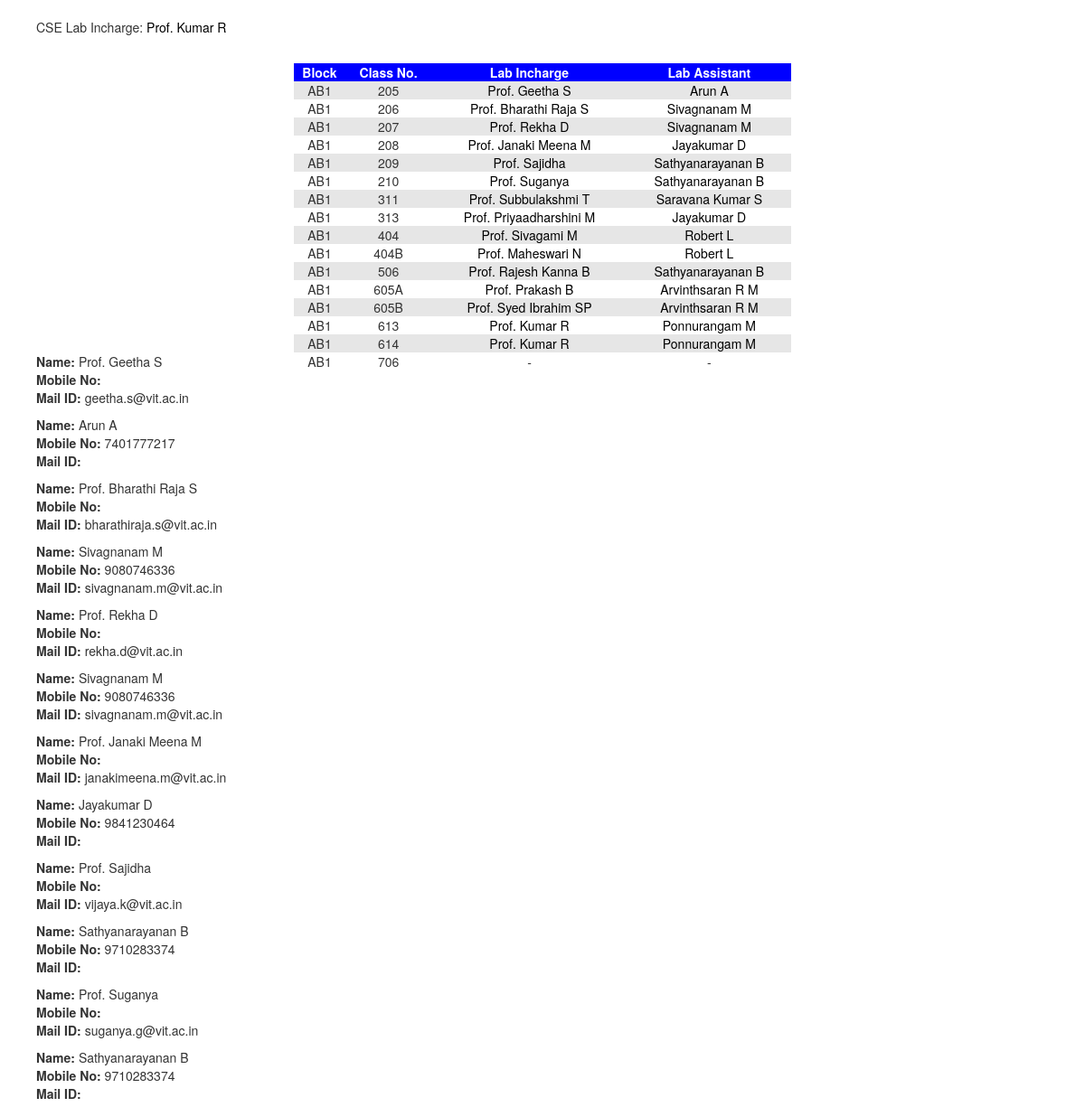
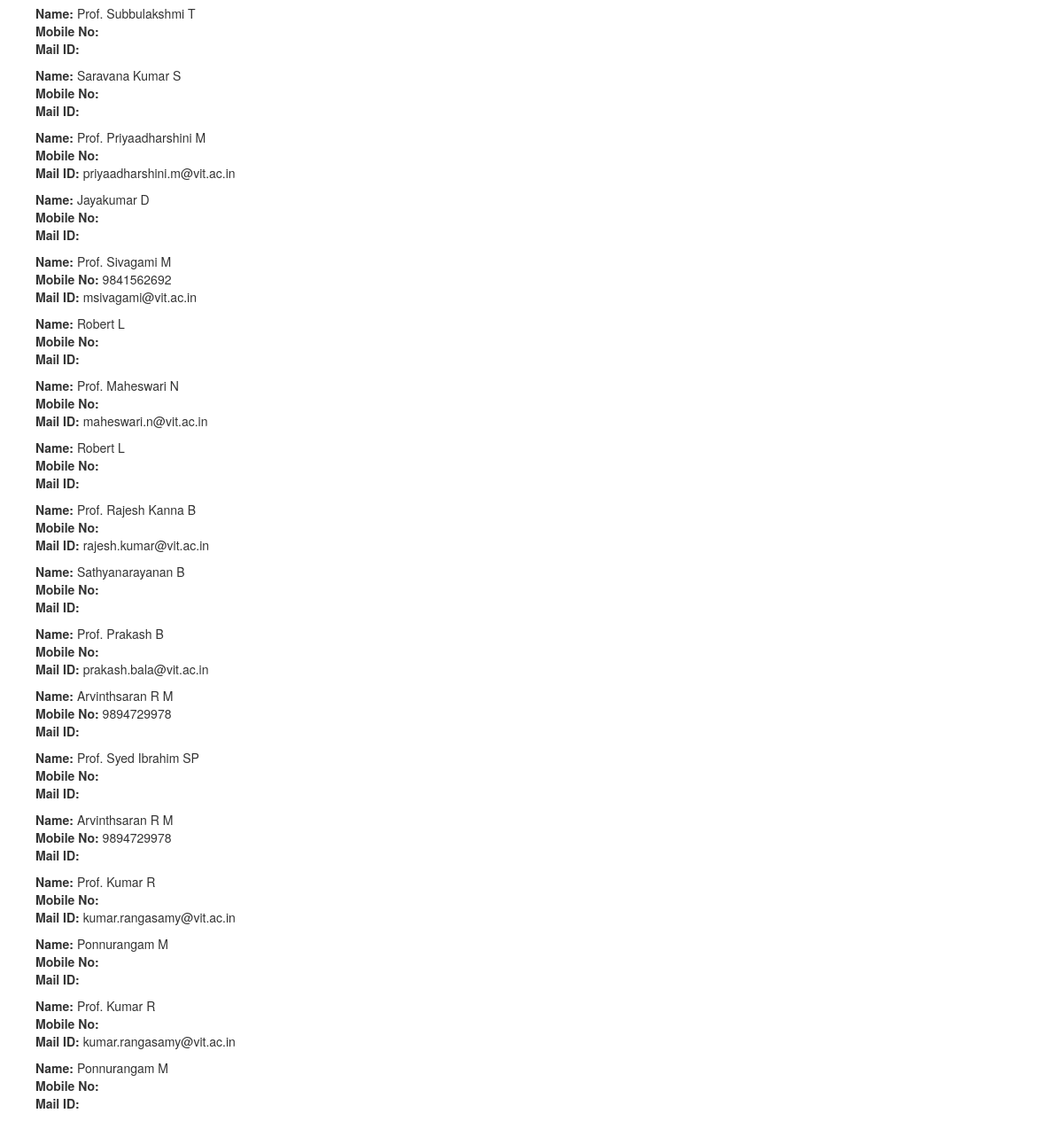
The page /contact2.php on the database its author committed (2 pictures, top to bottom).
### tables this page shows
CREATE TABLE `incharge` (
  `block` varchar(10) NOT NULL,
  `cno` varchar(10) NOT NULL,
  `inc_name` varchar(25) DEFAULT NULL,
  `inc_no` bigint(10) DEFAULT NULL,
  `inc_mail` varchar(50) DEFAULT NULL,
  `ast_name` varchar(25) DEFAULT NULL,
  `ast_no` bigint(10) DEFAULT NULL,
  `ast_mail` varchar(50) DEFAULT NULL
);

### contact2.php (the view, shortened to what this page needs)
<!DOCTYPE html>
<html>
<head>
		<link rel="stylesheet" href="https://code.jquery.com/mobile/1.4.5/jquery.mobile-1.4.5.min.css" />
		<link rel="stylesheet" href="https://maxcdn.bootstrapcdn.com/bootstrap/3.3.7/css/bootstrap.min.css">
</head>
</html>
<?php
$conn=openCon();
$a="SELECT * FROM incharge ORDER BY block,cno";
$result=mysqli_query($conn,$a);
$i=0;
while($row=mysqli_fetch_array($result))
{
	$fn[$i]=$row['inc_name'];
	$fp[$i]=$row['inc_no'];
	$fm[$i]=$row['inc_mail'];
	$an[$i]=$row['ast_name'];
	$ap[$i]=$row['ast_no'];
	$am[$i]=$row['ast_mail'];
	$i++;
}
echo "<p><br>CSE Lab Incharge: <a href='#popupa13' data-rel='popup' data-transition='pop'>Prof. Kumar R</a></p>";
echo "<div class='container'>
<div class='table-responsive'><table align='center'>
		<tr>
			<th>Block</th>
			<th>Class No.</th>
			<th>Lab Incharge</th>
			<th>Lab Assistant</th>
		</tr>";
$result=mysqli_query($conn,$a);
$i=0;
while($row=mysqli_fetch_array($result))
{
	echo "<tr><td>".$row['block']."</td><td>".$row['cno']."</td>";
	if($row['inc_name']==NULL)
		echo "<td>-</td>";
	else
		echo "<td><a href='#popupa".$i."' data-rel='popup' data-transition='pop'>Prof. ".$row['inc_name']."</a></td>";
	if($row['ast_name']==NULL)
		echo "<td>-</td>";
	else
		echo "<td><a href='#popupb".$i."' data-rel='popup' data-transition='pop'>".$row['ast_name']."</a></td></tr>";
	$i++;
}
echo "</table></div></div>";
for($j=0;$j<15;$j++)
{
echo "
	<div data-role='popup' id='popupa".$j."'>
		<p><b>Name:</b> Prof. ".$fn[$j]."<br /><b>Mobile No:</b> ".$fp[$j]."<br /><b>Mail ID:</b> ".$fm[$j]."</p>
	</div>
	<div data-role='popup' id='popupb".$j."'>
		<p><b>Name:</b> ".$an[$j]."<br /><b>Mobile No:</b> ".$ap[$j]."<br /><b>Mail ID:</b> ".$am[$j]."</p>
	</div>";
}
?>

### contact2.php (style rules this page uses)
td { text-align: center; }
th { background-color: blue; color: white; text-align: center; }
tr:nth-child(even) { background-color: #e6e6e6; }
table { cursor: default; white-space: nowrap; min-width: 550px; }
a { cursor: pointer; }
a:link { text-decoration: none; color: black; }
.container { position: relative; top: 20px; }
p { margin-left: 40px; }

### rows shown on the page
incharge: block "AB1", cno "205", inc_name "Geetha S", ast_name "Arun A"
incharge: block "AB1", cno "206", inc_name "Bharathi Raja S", ast_name "Sivagnanam M"
incharge: block "AB1", cno "207", inc_name "Rekha D", ast_name "Sivagnanam M"
incharge: block "AB1", cno "208", inc_name "Janaki Meena M", ast_name "Jayakumar D"
incharge: block "AB1", cno "209", inc_name "Sajidha", ast_name "Sathyanarayanan B"
incharge: block "AB1", cno "210", inc_name "Suganya", ast_name "Sathyanarayanan B"
incharge: block "AB1", cno "311", inc_name "Subbulakshmi T", ast_name "Saravana Kumar S"
incharge: block "AB1", cno "313", inc_name "Priyaadharshini M", ast_name "Jayakumar D"
incharge: block "AB1", cno "404", inc_name "Sivagami M", ast_name "Robert L"
incharge: block "AB1", cno "404B", inc_name "Maheswari N", ast_name "Robert L"
incharge: block "AB1", cno "506", inc_name "Rajesh Kanna B", ast_name "Sathyanarayanan B"
incharge: block "AB1", cno "605A", inc_name "Prakash B", ast_name "Arvinthsaran R M"
incharge: block "AB1", cno "605B", inc_name "Syed Ibrahim SP", ast_name "Arvinthsaran R M"
incharge: block "AB1", cno "613", inc_name "Kumar R", ast_name "Ponnurangam M"
incharge: block "AB1", cno "614", inc_name "Kumar R", ast_name "Ponnurangam M"
incharge: block "AB1", cno "706"

### other values the page prints
$fn[$j] "Geetha S"
$fm[$j] "geetha.s@vit.ac.in"
$an[$j] "Arun A"
$ap[$j] "7401777217"
$fn[$j] "Bharathi Raja S"
$fm[$j] "bharathiraja.s@vit.ac.in"
$an[$j] "Sivagnanam M"
$ap[$j] "9080746336"
$am[$j] "sivagnanam.m@vit.ac.in"
$fn[$j] "Rekha D"
$fm[$j] "rekha.d@vit.ac.in"
$fn[$j] "Janaki Meena M"
$fm[$j] "janakimeena.m@vit.ac.in"
$an[$j] "Jayakumar D"
$ap[$j] "9841230464"
